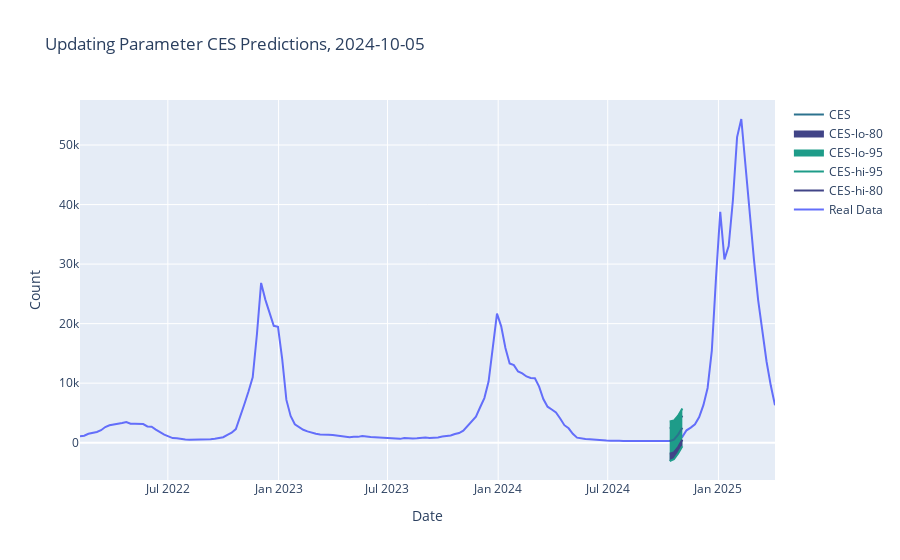
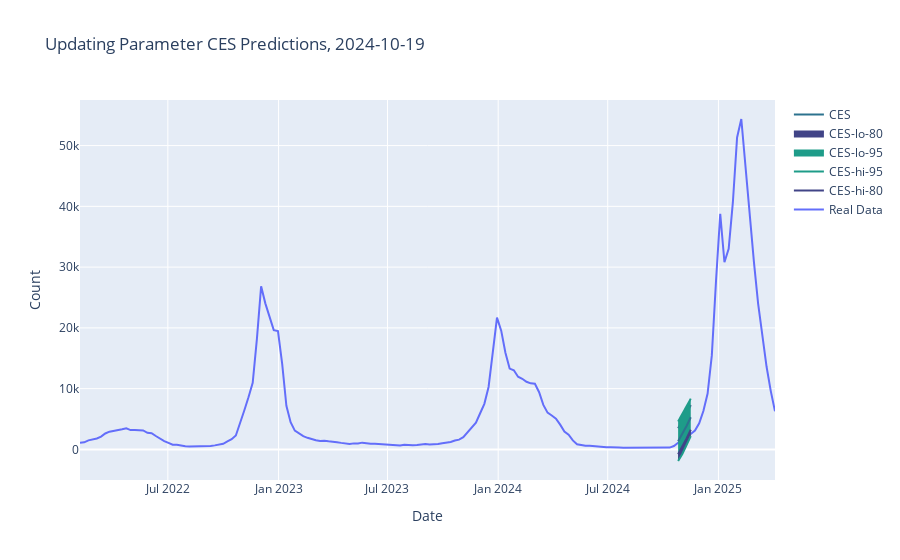
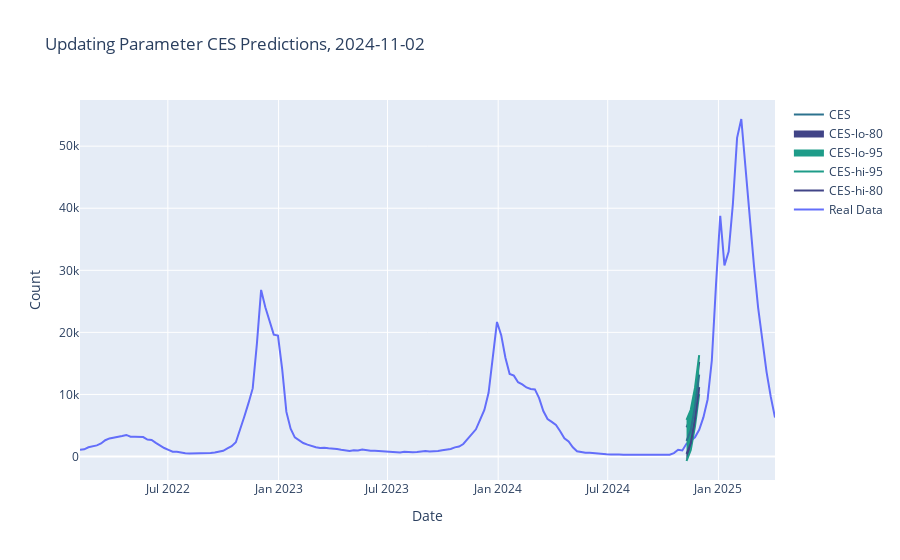
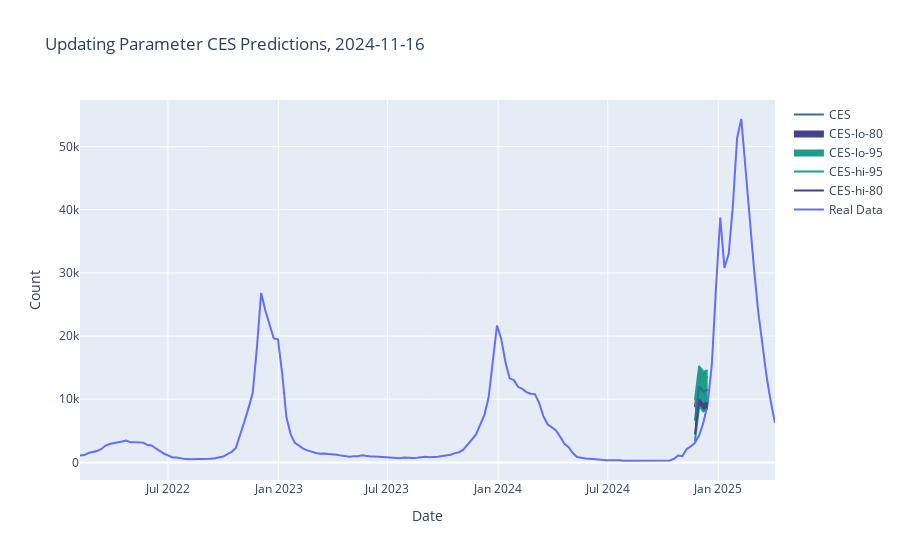

The code cell stored with these charts, in order, in its notebook:
### Code cell
UProcessor.create_graph()

### Figure 1 — Plotly figure (JSON) as saved in the notebook; plotly's stock layout.template omitted (floating-point values rounded to 4 significant figures; data arrays with more than 128 entries replaced by an {"elided": "..."} marker saying what was removed)
{"data": [{"mode": "lines", "name": "Real Data", "type": "scatter", "x": {"elided": "166 str values"}, "y": {"elided": "166 int values"}}, {"line": {"color": "#414487"}, "mode": "lines", "name": "CES-hi-80", "type": "scatter", "x": ["2024-10-12T00:00:00", "2024-10-19T00:00:00", "2024-10-26T00:00:00", "2024-11-02T00:00:00"], "y": [2410.0, 2628.0, 3425.0, 4553.0]}, {"line": {"color": "#1e9c89"}, "mode": "lines", "name": "CES-hi-95", "type": "scatter", "x": ["2024-10-12T00:00:00", "2024-10-19T00:00:00", "2024-10-26T00:00:00", "2024-11-02T00:00:00"], "y": [3554.0, 3719.0, 4534.0, 5754.0]}, {"fill": "tonexty", "fillcolor": "#1e9c89", "line": {"color": "#1e9c89"}, "mode": "lines", "name": "CES-lo-95", "type": "scatter", "x": ["2024-10-12T00:00:00", "2024-10-19T00:00:00", "2024-10-26T00:00:00", "2024-11-02T00:00:00"], "y": [-3074.0, -2784.0, -1792.0, -598.0]}, {"fill": "tonexty", "fillcolor": "#414487", "line": {"color": "#414487"}, "mode": "lines", "name": "CES-lo-80", "type": "scatter", "x": ["2024-10-12T00:00:00", "2024-10-19T00:00:00", "2024-10-26T00:00:00", "2024-11-02T00:00:00"], "y": [-1839.0, -1641.0, -737.6, 487.5]}, {"line": {"color": "#2c728e"}, "mode": "lines", "name": "CES", "type": "scatter", "x": ["2024-10-12T00:00:00", "2024-10-19T00:00:00", "2024-10-26T00:00:00", "2024-11-02T00:00:00"], "y": [263.0, 513.7, 1357.0, 2514.0]}], "layout": {"autosize": true, "hovermode": "x", "title": {"text": "Updating Parameter CES Predictions, 2024-10-05"}, "xaxis": {"autorange": true, "range": ["2022-02-05", "2025-04-05"], "title": {"text": "Date"}, "type": "date"}, "yaxis": {"autorange": true, "range": [-6265.0, 57570.0], "title": {"text": "Count"}, "type": "linear"}}}

### Figure 2 — Plotly figure (JSON) as saved in the notebook; plotly's stock layout.template omitted (floating-point values rounded to 4 significant figures; data arrays with more than 128 entries replaced by an {"elided": "..."} marker saying what was removed)
{"data": [{"mode": "lines", "name": "Real Data", "type": "scatter", "x": {"elided": "166 str values"}, "y": {"elided": "166 int values"}}, {"line": {"color": "#414487"}, "mode": "lines", "name": "CES-hi-80", "type": "scatter", "x": ["2024-10-26T00:00:00", "2024-11-02T00:00:00", "2024-11-09T00:00:00", "2024-11-16T00:00:00"], "y": [3503.0, 4653.0, 5881.0, 7285.0]}, {"line": {"color": "#1e9c89"}, "mode": "lines", "name": "CES-hi-95", "type": "scatter", "x": ["2024-10-26T00:00:00", "2024-11-02T00:00:00", "2024-11-09T00:00:00", "2024-11-16T00:00:00"], "y": [4601.0, 5818.0, 6963.0, 8358.0]}, {"fill": "tonexty", "fillcolor": "#1e9c89", "line": {"color": "#1e9c89"}, "mode": "lines", "name": "CES-lo-95", "type": "scatter", "x": ["2024-10-26T00:00:00", "2024-11-02T00:00:00", "2024-11-09T00:00:00", "2024-11-16T00:00:00"], "y": [-1906.0, -746.8, 729.4, 2188.0]}, {"fill": "tonexty", "fillcolor": "#414487", "line": {"color": "#414487"}, "mode": "lines", "name": "CES-lo-80", "type": "scatter", "x": ["2024-10-26T00:00:00", "2024-11-02T00:00:00", "2024-11-09T00:00:00", "2024-11-16T00:00:00"], "y": [-781.0, 406.8, 1796.0, 3244.0]}, {"line": {"color": "#2c728e"}, "mode": "lines", "name": "CES", "type": "scatter", "x": ["2024-10-26T00:00:00", "2024-11-02T00:00:00", "2024-11-09T00:00:00", "2024-11-16T00:00:00"], "y": [1360.0, 2545.0, 3862.0, 5287.0]}], "layout": {"autosize": true, "hovermode": "x", "title": {"text": "Updating Parameter CES Predictions, 2024-10-19"}, "xaxis": {"autorange": true, "range": ["2022-02-05", "2025-04-05"], "title": {"text": "Date"}, "type": "date"}, "yaxis": {"autorange": true, "range": [-5033.0, 57500.0], "title": {"text": "Count"}, "type": "linear"}}}

### Figure 3 — Plotly figure (JSON) as saved in the notebook; plotly's stock layout.template omitted (floating-point values rounded to 4 significant figures; data arrays with more than 128 entries replaced by an {"elided": "..."} marker saying what was removed)
{"data": [{"mode": "lines", "name": "Real Data", "type": "scatter", "x": {"elided": "166 str values"}, "y": {"elided": "166 int values"}}, {"line": {"color": "#414487"}, "mode": "lines", "name": "CES-hi-80", "type": "scatter", "x": ["2024-11-09T00:00:00", "2024-11-16T00:00:00", "2024-11-23T00:00:00", "2024-11-30T00:00:00"], "y": [4698.0, 6306.0, 10020.0, 15250.0]}, {"line": {"color": "#1e9c89"}, "mode": "lines", "name": "CES-hi-95", "type": "scatter", "x": ["2024-11-09T00:00:00", "2024-11-16T00:00:00", "2024-11-23T00:00:00", "2024-11-30T00:00:00"], "y": [5884.0, 7531.0, 11040.0, 16330.0]}, {"fill": "tonexty", "fillcolor": "#1e9c89", "line": {"color": "#1e9c89"}, "mode": "lines", "name": "CES-lo-95", "type": "scatter", "x": ["2024-11-09T00:00:00", "2024-11-16T00:00:00", "2024-11-23T00:00:00", "2024-11-30T00:00:00"], "y": [-722.7, 1062.0, 4874.0, 10050.0]}, {"fill": "tonexty", "fillcolor": "#414487", "line": {"color": "#414487"}, "mode": "lines", "name": "CES-lo-80", "type": "scatter", "x": ["2024-11-09T00:00:00", "2024-11-16T00:00:00", "2024-11-23T00:00:00", "2024-11-30T00:00:00"], "y": [424.5, 2118.0, 5967.0, 11160.0]}, {"line": {"color": "#2c728e"}, "mode": "lines", "name": "CES", "type": "scatter", "x": ["2024-11-09T00:00:00", "2024-11-16T00:00:00", "2024-11-23T00:00:00", "2024-11-30T00:00:00"], "y": [2524.0, 4216.0, 8030.0, 13200.0]}], "layout": {"autosize": true, "hovermode": "x", "title": {"text": "Updating Parameter CES Predictions, 2024-11-02"}, "xaxis": {"autorange": true, "range": ["2022-02-05", "2025-04-05"], "title": {"text": "Date"}, "type": "date"}, "yaxis": {"autorange": true, "range": [-3784.0, 57430.0], "title": {"text": "Count"}, "type": "linear"}}}

### Figure 4 — Plotly figure (JSON) as saved in the notebook; plotly's stock layout.template omitted (floating-point values rounded to 4 significant figures; data arrays with more than 128 entries replaced by an {"elided": "..."} marker saying what was removed)
{"data": [{"mode": "lines", "name": "Real Data", "type": "scatter", "x": {"elided": "166 str values"}, "y": {"elided": "166 int values"}}, {"line": {"color": "#414487"}, "mode": "lines", "name": "CES-hi-80", "type": "scatter", "x": ["2024-11-23T00:00:00", "2024-11-30T00:00:00", "2024-12-07T00:00:00", "2024-12-14T00:00:00"], "y": [8769.0, 14180.0, 13210.0, 13530.0]}, {"line": {"color": "#1e9c89"}, "mode": "lines", "name": "CES-hi-95", "type": "scatter", "x": ["2024-11-23T00:00:00", "2024-11-30T00:00:00", "2024-12-07T00:00:00", "2024-12-14T00:00:00"], "y": [9890.0, 15240.0, 14340.0, 14600.0]}, {"fill": "tonexty", "fillcolor": "#1e9c89", "line": {"color": "#1e9c89"}, "mode": "lines", "name": "CES-lo-95", "type": "scatter", "x": ["2024-11-23T00:00:00", "2024-11-30T00:00:00", "2024-12-07T00:00:00", "2024-12-14T00:00:00"], "y": [3340.0, 8895.0, 8067.0, 8515.0]}, {"fill": "tonexty", "fillcolor": "#414487", "line": {"color": "#414487"}, "mode": "lines", "name": "CES-lo-80", "type": "scatter", "x": ["2024-11-23T00:00:00", "2024-11-30T00:00:00", "2024-12-07T00:00:00", "2024-12-14T00:00:00"], "y": [4439.0, 9948.0, 9199.0, 9510.0]}, {"line": {"color": "#2c728e"}, "mode": "lines", "name": "CES", "type": "scatter", "x": ["2024-11-23T00:00:00", "2024-11-30T00:00:00", "2024-12-07T00:00:00", "2024-12-14T00:00:00"], "y": [6635.0, 12030.0, 11190.0, 11510.0]}], "layout": {"autosize": true, "hovermode": "x", "title": {"text": "Updating Parameter CES Predictions, 2024-11-16"}, "xaxis": {"autorange": true, "range": ["2022-02-05", "2025-04-05"], "title": {"text": "Date"}, "type": "date"}, "yaxis": {"autorange": true, "range": [-2785.0, 57380.0], "title": {"text": "Count"}, "type": "linear"}}}
